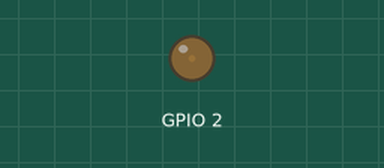
This sketch was run on a simulated ESP8266 (NodeMCU). Parts: output pins drawn as LEDs (lit = HIGH, except the on-board LED, lit = LOW). WiFi joins after 1.5 s; servers stay silent unless stated; uploads are accepted with an empty reply; what the sketch prints to the serial monitor is not drawn.

Above: at 1.65 s.
At 2.85 s:
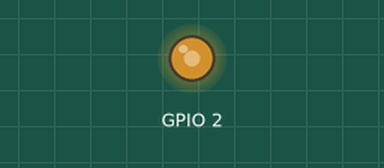
At 3.55 s:
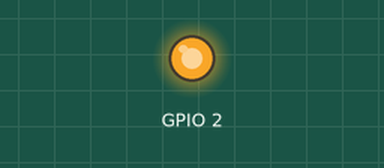
At 5.45 s:
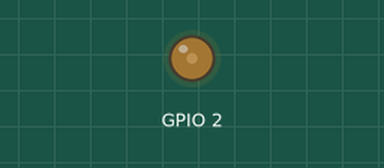
Timing chart, 0 to 20.2 s (numbered marks = the images above):
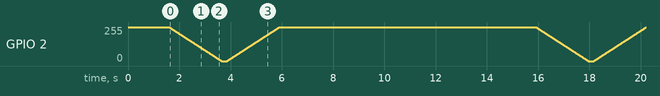

The sketch:

sketch_sep21a.ino
```cpp
#include <ESP8266WiFi.h>
#include <ESP8266HTTPClient.h>

const char* ssid = "你的路由器名称";
const char* sspw = "路由器WiFi密码";
const char* stuno = "学号";
const char* stupw = "校园网密码";

/*以 下 勿 动*/
const char* url = "http://172.16.154.130:69/cgi-bin/srun_portal";
char dec2hex(short int c)
{
    if (0 <= c && c <= 9)
    {
        return c + '0';
    }
    else if (10 <= c && c <= 15)
    {
        return c + 'A' - 10;
    }
    else
    {
        return -1;
    }
}

//编码一个url
void urlencode(char url[])
{
    int i = 0;
    int len = strlen(url);
    int res_len = 0;
    char res[50];
    for (i = 0; i < len; ++i)
    {
        char c = url[i];
        if (    ('0' <= c && c <= '9') ||
                ('a' <= c && c <= 'z') ||
                ('A' <= c && c <= 'Z') ||
                c == '/' || c == '.')
        {
            res[res_len++] = c;
        }
        else
        {
            int j = (short int)c;
            if (j < 0)
                j += 256;
            int i1, i0;
            i1 = j / 16;
            i0 = j - i1 * 16;
            res[res_len++] = '%';
            res[res_len++] = dec2hex(i1);
            res[res_len++] = dec2hex(i0);
        }
    }
    res[res_len] = '\0';
    strcpy(url, res);
}
void setup() {
  // put your setup code here, to run once:
  pinMode(BUILTIN_LED, OUTPUT);
  digitalWrite(BUILTIN_LED, HIGH);
  Serial.begin(115200);
  Serial.printf("\nConnecting to %s", ssid);
  WiFi.begin(ssid, sspw);
  while (WiFi.status() != WL_CONNECTED) {
    delay(200);
    Serial.print(".");
  }
  Serial.println("\nWiFi Connected");
  Serial.printf("IP adress: %s \n", WiFi.localIP().toString().c_str());
}

void loop() {
  // put your main code here, to run repeatedly:
  if (WiFi.status() != WL_CONNECTED) {
    Serial.printf("\nReConnecting to %s", ssid);
    WiFi.begin(ssid, sspw);
    while (WiFi.status() != WL_CONNECTED) {
      delay(200);
      Serial.print(".");
    }
  }
  breath_on();
  check_online();
  breath_off();
  delay(10000);
}

char* user_encrypt(const char* username) {
  char usrtemp[13] = {"\0"};
  strcpy(usrtemp, username);
  for (int i = 0; i < strlen(usrtemp); i++)
    usrtemp[i] += 4;
  char* usr = (char*)malloc(sizeof(char) * ((strlen(usrtemp) + 9)*3+1));//9 for {SRUN3}\r\n *3 for urlencode,1 for '\0'
  memset(usr, '\0', sizeof(char) * ((strlen(usrtemp) + 9)*3+1));
  strcpy(usr, "{SRUN3}\r\n");
  strcat(usr, usrtemp);
  //Serial.printf("Username encrypted: %s\n", usr);
  urlencode(usr);
  return usr;
}
char* pw_encrypt(const char* password) {
  char key[] = {"1234567890"};
  char* pw = (char*)malloc(sizeof(char) * (6 * strlen(password) + 1));//*2 for encrypt,*3 for urlencode,1 for '\0'
  memset(pw, '\0', sizeof(char) * (6 * strlen(password) + 1));
  for (int i = 0; i < strlen(password); i++) {
    char ki = password[i] ^ key[10 - i % 10 - 1];
    char _l = (ki & 0x0f) + 0x36;
    char _h = (ki >> 4 & 0x0f) + 0x63;
    if (i % 2 == 0) {
      sprintf(pw, "%s%c%c", pw, _l, _h);
    }
    else {
      sprintf(pw, "%s%c%c", pw, _h, _l);
    }
  }
  //Serial.printf("password encrypted:%s\n", pw);
  urlencode(pw);
  return pw;
}
void check_online() {
  HTTPClient http;
  http.begin(url);
  http.addHeader("Accept", "application/json");
  http.addHeader("Content-Type", "application/x-www-form-urlencoded");
  char payload[200];
  strcpy(payload, "&action=login&n=117&mbytes=0&minutes=0&ac_id=1&mac=02:00:00:00:00:00&type=3&username=");
  char* usr = user_encrypt(stuno);
  strcat(payload, usr);
  free(usr);
  strcat(payload, "&password=");
  char* pw = pw_encrypt(stupw);
  strcat(payload, pw);
  free(pw);
  strcat(payload, "&drop=0&pop=1");
  //Serial.printf(payload);
  int httpCode = http.POST(payload);
  Serial.printf("Send POST request to: %s\n", url);
  Serial.printf("Server response: %s\n", http.getString().c_str());
  http.end();
}

void breath_off() {
  for (int i = 1; i < 1024; i++) {
    analogWrite(BUILTIN_LED, i);
    delay(2);
  }
}
void breath_on() {
  for (int i = 1022; i >= 0; i--) {
    analogWrite(BUILTIN_LED, i);
    delay(2);
  }
}
```
